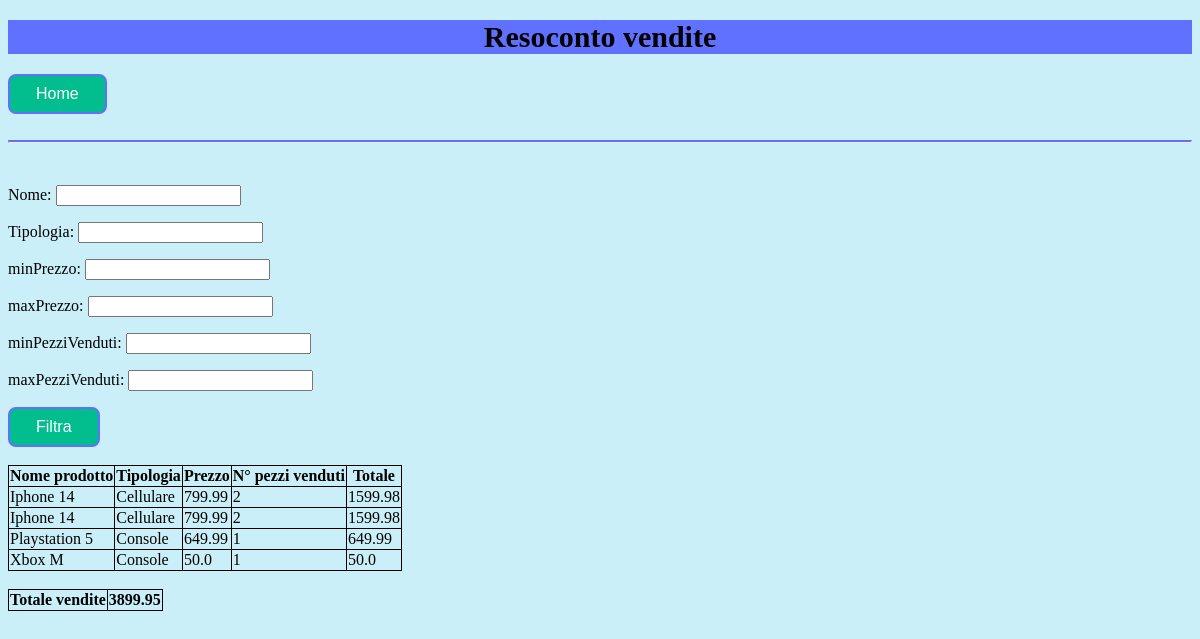
The page /Resoconto_vendite/ on the database its author committed.
### applicazione/models.py (models this page shows, shortened)
class ProdottoVenduto(models.Model):
  nome = models.CharField(max_length=100)
  tipologia = models.CharField(max_length=100)
  descrizione = models.CharField(max_length=500)
  prezzo = models.FloatField()
  quantita = models.IntegerField()
  stock = models.ForeignKey(Stock,on_delete=models.CASCADE,related_name='prodotti_venduti')
  def ricavo(self):
    return self.quantita * self.prezzo

class Stock(models.Model):
  nome = models.CharField(max_length=100, default="", unique=True)
  def totale_prodotti_venduti(self):
    totale = 0
    for prodotto in self.prodotti_venduti.all():
      totale += prodotto.prezzo * prodotto.quantita
    return totale

### applicazione/views.py (the view, shortened to what this page needs)
# urls.py: path("Resoconto_vendite/", views.resoconto_vendite_view, name="resoconto_vendite_view"),
def resoconto_vendite_view(request):
  template = loader.get_template("amministratore/Resoconto_vendite.html")
  stock = Stock.objects.get(nome=NOME_STOCK)
  context = {
    "resocontoVendite" : ProdottoVenduto.objects.filter(stock=stock).all(),
    "stock": stock,
    "form" : FiltroResocontoVenditeForm()
  }
  return HttpResponse(template.render(context, request))

### applicazione/forms.py (shortened to what this page needs)
class FiltroResocontoVenditeForm(forms.Form):
  nome = forms.CharField(label="Nome", min_length=3, max_length=100, required=False)
  tipologia = forms.CharField(label="Tipologia", min_length=2, max_length=100, required=False)
  minPrezzo = forms.FloatField(label="minPrezzo", min_value=0.01, widget=forms.NumberInput(attrs={'min': 0.01}), required=False)
  maxPrezzo = forms.FloatField(label="maxPrezzo", max_value=10000, widget=forms.NumberInput(attrs={'max': 10000}), required=False)
  minPezziVenduti = forms.IntegerField(label="minPezziVenduti", min_value=0, widget=forms.NumberInput(attrs={'min': 0}), required=False)
  maxPezziVenduti = forms.IntegerField(label="maxPezziVenduti", max_value=10000, widget=forms.NumberInput(attrs={'max': 10000}), required=False)

### applicazione/templates/amministratore/Resoconto_vendite.html (shortened to what this page needs)
{% load static %}
<!DOCTYPE html>
<html lang="en">
    <head>
        <link rel="stylesheet" href="{% static 'css/style.css' %}">
    </head>
    <body>
        <div class="resVen">
            <div>
                <h1>Resoconto vendite</h1>
                <a href="../Home_amministratore"><button class="button" type="button" value="home">Home</button></a>
            </div>
            <br><hr><br>
            <div class="FiltroResocontoVendite">
                <form method="post">
                    {{ form.as_p }}
                    <input class="button" type="submit" value="Filtra">
                </form>
            </div>
            <br>
            <div>
                <table id="resocontoVendite">
                    <thead>
                        <tr>
                            <th><b>Nome prodotto</b></th>
                            <th><b>Tipologia</b></th>
                            <th><b>Prezzo</b></th>
                            <th><b>N° pezzi venduti</b></th>
                            <th><b>Totale</b></th>
                        </tr>
                    </thead>
                    <tbody>
                        <tr>
                        {% for prodottoVenduto in resocontoVendite %}
                            <td> {{ prodottoVenduto.nome }} </td>
                            <td> {{ prodottoVenduto.tipologia }} </td>
                            <td> {{ prodottoVenduto.prezzo }} </td>
                            <td> {{ prodottoVenduto.quantita }} </td>
                            <td> {{ prodottoVenduto.ricavo }}</td>
                        </tr>
                        {% endfor %}
                </table>
                <br>
                <table id="totale">
                    <tr>
                        <th><b>Totale vendite</b></th>
                        <th>{{stock.totale_prodotti_venduti}}</th>
                    </tr>
                </table>
            </div>
        </div>
    </body>
</html>

### applicazione/static/css/style.css (style rules this page uses)
body { background-color: #caeff8; }
h1 { background-color: #6171ff; font-size: 30px; text-align: center; }
.button { background-color: #02bd8e; border: 2px solid #6171ff; color: white; padding: 9px 26px; text-align: center; text-decoration: none; display: inline-block; font-size: 16px; border-radius: 8px; }
table, th, td { border: 1px solid; border-collapse: collapse; }
hr { border-top: 2px solid #6171ff; }
p { font-size: 16px; }

### rows shown on the page
ProdottoVenduto: nome "Iphone 14", tipologia "Cellulare", prezzo "799.99", quantita "2", ricavo "1599.98"
ProdottoVenduto: nome "Iphone 14", tipologia "Cellulare", prezzo "799.99", quantita "2", ricavo "1599.98"
ProdottoVenduto: nome "Playstation 5", tipologia "Console", prezzo "649.99", quantita "1", ricavo "649.99"
ProdottoVenduto: nome "Xbox M", tipologia "Console", prezzo "50.0", quantita "1", ricavo "50.0"
Stock: totale_prodotti_venduti "3899.95"
